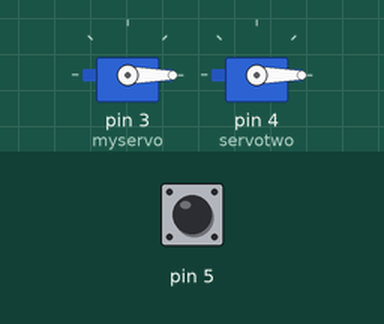
This sketch was run on a simulated Arduino Uno, built with avr-gcc and run on an emulated ATmega328P. Parts: 2 × servo. Inputs (shaded band) come from the test bench; at power-on: pin 5 HIGH.

Above: at 8.8 s.
8.9 s: pin 5 pulsed LOW 2 times (0.12 s each, 0.3 s apart)
At 9.6 s:
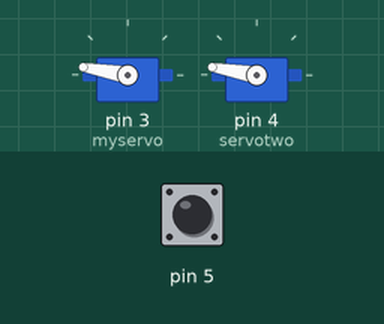
Timing chart, 0 to 13.6 s (numbered marks = the images above; inputs shaded):
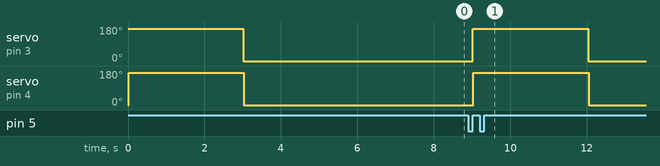

Measured:
- after the input at 8.9 s, servo on pin 3 (myservo): 0° → 170° after 0.12 s, → 0° 3.0 s later; servo on pin 4 (servotwo): 0° → 170° after 0.14 s, → 0° 3.0 s later

The sketch:

servo_control_test.ino
```cpp
// Controlling a servo position using a potentiometer (variable resistor)
// by Michal Rinott <http://people.interaction-ivrea.it/m.rinott>

#include <Servo.h>

Servo myservo;  // create servo object to control a servo
Servo servotwo;
int switchState = 0;
int pressed = 0;

void setup()
{
  myservo.attach(3);  // attaches the servo on pin 9 to the servo object
  servotwo.attach(4);
  myservo.write(0);
  servotwo.write(0);
  pinMode(5,INPUT);
}

void loop()
{
  switchState = digitalRead(5);
  if (switchState == LOW){
    pressed = 0;
  }else if ((switchState == HIGH) && (pressed == 0)){
    myservo.write(170);
    delay(15);
    servotwo.write(170);
    delay(3000);
    myservo.write(0);
    delay(15);
    servotwo.write(0);
    delay(5000);
    pressed = 1;
 }
}
```
